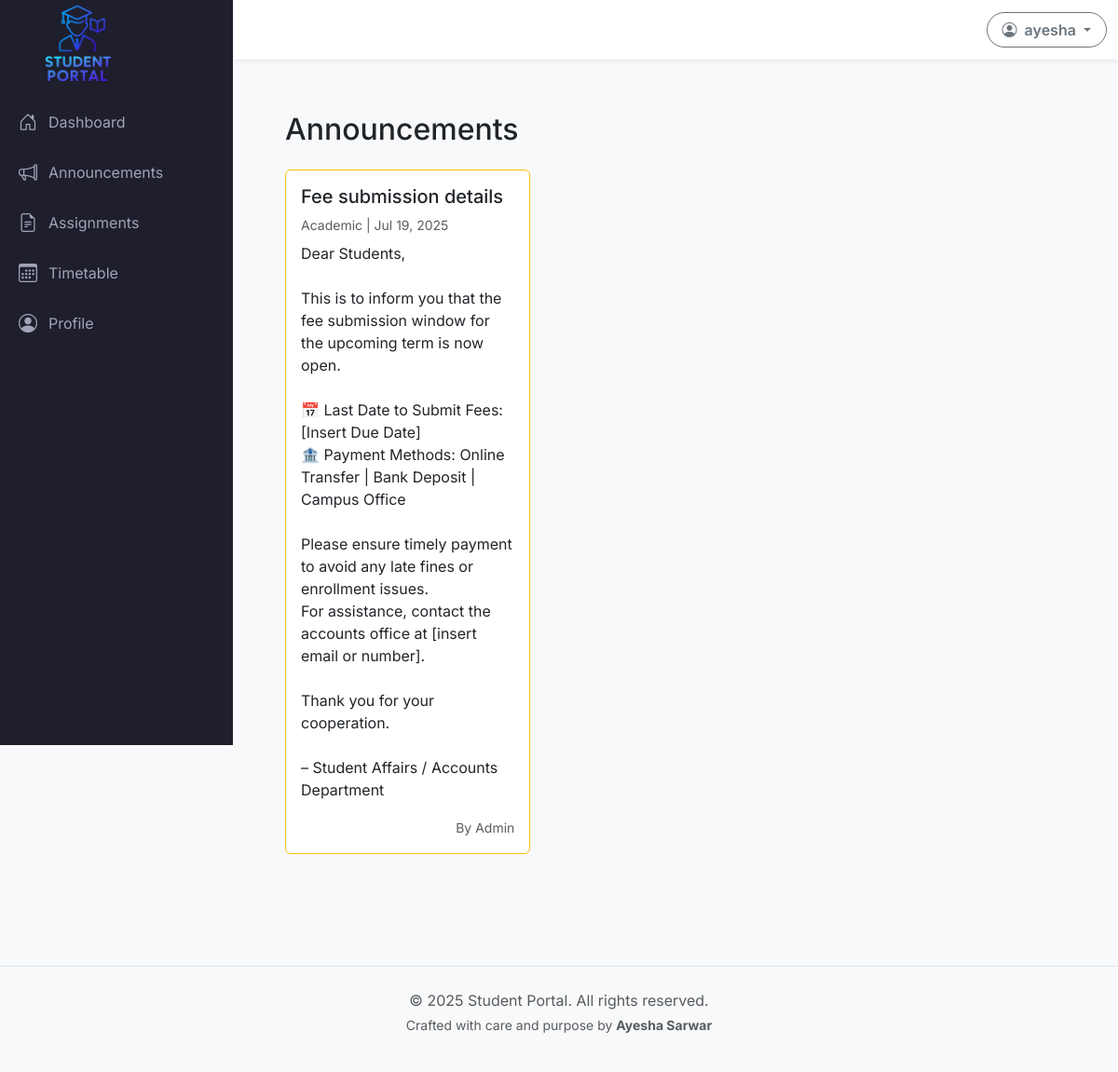
Screenshot of /dashboard/announcements.php (signed in) with the database file from the repository.
### tables this page shows
CREATE TABLE `announcements` (
  `id` int(11) NOT NULL,
  `title` varchar(255) NOT NULL,
  `category` enum('Academic','Event','General') NOT NULL,
  `content` text NOT NULL,
  `status` enum('Active','Inactive') NOT NULL DEFAULT 'Active',
  `created_at` datetime NOT NULL DEFAULT current_timestamp()
);

### models/Announcement.php (called while the page is built, shortened)
<?php
require_once __DIR__ . '/../config/db.php';
class Announcement
{
    public function getAll()
    {
        global $conn;
        $result = mysqli_query($conn, "SELECT * FROM announcements ORDER BY created_at DESC");
        $announcements = [];
        while ($row = mysqli_fetch_assoc($result)) {
            $announcements[] = $row;
        }
        return $announcements;
    }
}

### dashboard/announcements.php (the view, shortened to what this page needs)
<?php
require_once '../auth/authsession.php';
require_once '../models/Announcement.php';
require_once '../includes/header.php';
require_once '../includes/sidebar.php';
require_once '../includes/navbar.php';
$announcementModel = new Announcement();
$announcements = $announcementModel->getAll();
?>
<div class="main-content">
    <div class="container-fluid p-4">
        <h2 class="mb-4">Announcements</h2>
        <div class="row g-4">
            <?php $hasImportant = false; ?>
            <?php foreach ($announcements as $announcement): ?>
                <div class="col-md-6 col-lg-4">
                    <div class="card mb-3<?php if ($announcement['status'] === 'Active' && strtolower($announcement['category']) === 'academic' && !$hasImportant) { echo ' border-warning'; $hasImportant = true; } ?>">
                        <div class="card-body">
                            <h5 class="card-title mb-2">
                                <?php echo htmlspecialchars($announcement['title']); ?>
                            </h5>
                            <div class="mb-2 text-muted small">
                                <?php echo htmlspecialchars($announcement['category']); ?> |
                                <?php echo date('M d, Y', strtotime($announcement['created_at'])); ?>
                            </div>
                            <p class="card-text"><?php echo nl2br(htmlspecialchars($announcement['content'])); ?></p>
                            <div class="text-end">
                                <span class="text-muted small">By Admin</span>
                            </div>
                        </div>
                    </div>
                </div>
            <?php endforeach; ?>
        </div>
    </div>
</div>
<?php require_once '../includes/footer.php'; ?>

### includes/header.php (style rules this page uses)
body { font-family: 'Inter', sans-serif; background-color: #f8f9fa; }
.main-content { margin-left: 250px; padding: 2rem; }

### rows the page displays
announcements: title "Fee submission details", category "Academic", created_at "Jul 19, 2025", content "Dear Students, This is to inform you that the fee submission window for the upcoming term is now open. 📅 Last Date to Submit Fees: [Insert Due Date] 🏦 Payment Methods: Online Transfer | Bank Deposit | Campus Office Please ensure timely payment to avoid any late fines or enrollment issues. For assistance, contact the accounts office at [insert email or number]. Thank you for your cooperation. – Student Affairs / Accounts Department"

### other values shown
$_SESSION['full_name'] "ayesha"
